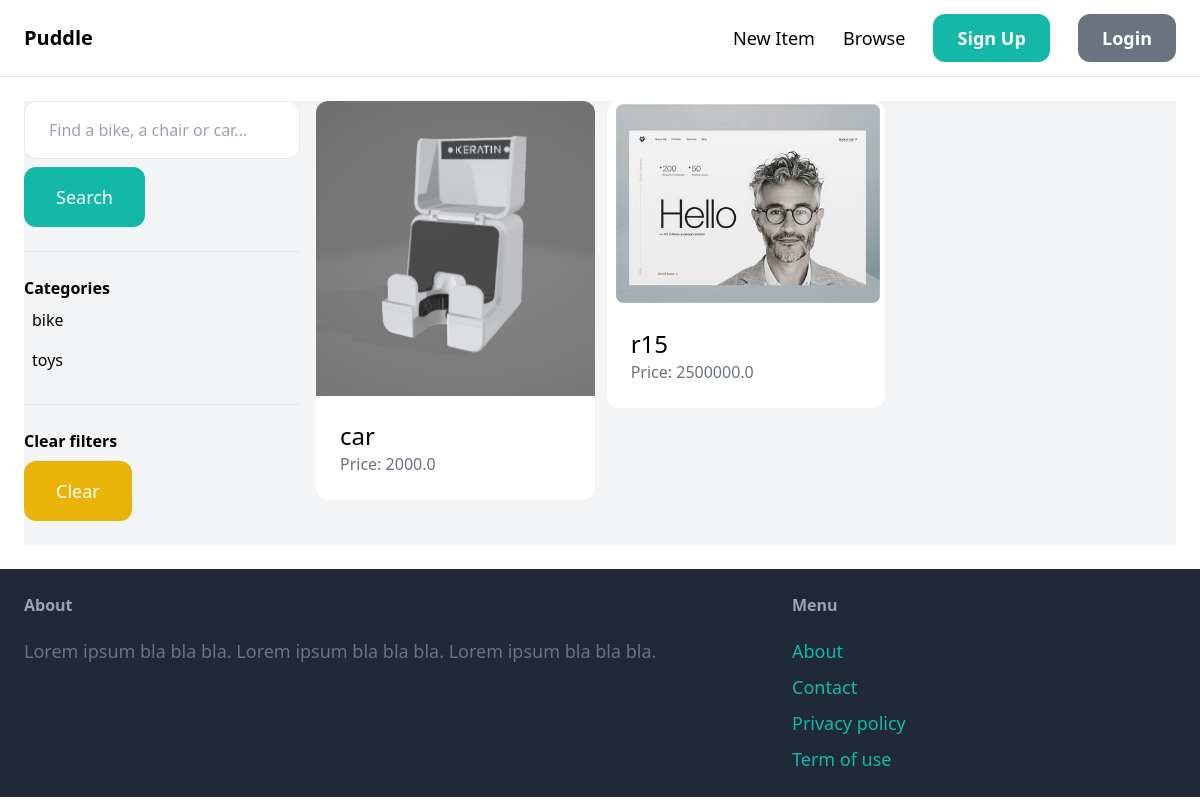
The page /item/ on the database its author committed.
### item/models.py (models this page shows, shortened)
class Category(models.Model):
    name = models.CharField(max_length=255)
    class Meta:
        ordering = ('name',)
        verbose_name_plural = "Categories"

class Item(models.Model):
    category = models.ForeignKey(Category, related_name='items', on_delete=models.CASCADE)
    name = models.CharField(max_length=255)
    description = models.TextField(blank=True, null=True)
    price = models.FloatField()
    image = models.ImageField(upload_to='item_images', blank=True, null=True)
    is_sold = models.BooleanField(default=False)
    created_by = models.ForeignKey(User, related_name='items', on_delete=models.CASCADE)
    created_at = models.DateTimeField(auto_now_add=True)

### item/views.py (the view)
# urls.py: path("",views.items , name="items"),
def items(request):
    query = request.GET.get('query', '')
    categories = Category.objects.all()
    category_id = request.GET.get('category', 0)
    items = Item.objects.filter(is_sold=False)
    if category_id:
        items = items.filter(category=category_id)
    if query:
        items = items.filter(Q(name__icontains=query) | Q(description__icontains=query))
    return render(request, 'item/items.html',{
        "items" : items,
        'qurey':query,
        'categories': categories,
        'category_id' : int(category_id)
    })

### item/templates/item/items.html (shortened to what this page needs)
{% extends 'core/base.html' %}
{% block content %}
    <div class="pb-6 grid grid-cols-4 gap-4 bg-gray-100">
        <div class="col-span-1">
            <form method="get" action="{% url "item:items" %}">
                <input name="query" class="w-full py-4 px-6 border rounded-xl" type="text" value="" placeholder="Find a bike, a chair or car...">
                <button class="mt-2 py-4 px-8 text-lg bg-teal-500 text-white rounded-xl">Search</button>
            </form>
            <hr class="my-6">
            <p class="font-semibold">Categories</p>
            <ul>
                {% for category in categories %}
                    <li class="py-2 px-2 rounded-xl{% if category.id == category_id %} bg-gray-200{% endif %}">
                        <a href="{% url 'item:items' %}?query={{query}}&category={{ category.id }}">{{ category.name }}</a>
                    </li>
                {% endfor %}
            </ul>
            <hr class="my-6">
            <p class="font-semibold">Clear filters</p>
            <ul>
                <li><a href="{% url 'item:items' %}" class="mt-2 py-4 px-8 inline-block bg-yellow-500 text-lg rounded-xl text-white">Clear</a>
        </div>
        <div class="col-span-3">
            <div class="grid grid-cols-3 gap-3">
                {% for item in items %}
                    <div>
                        <a href="{% url 'item:detail' item.id %}">
                            <div>
                                <img src="{{ item.image.url }}" class="rounded-t-xl">
                            </div>
                            <div class="p-6 bg-white rounded-b-xl">
                                <h2 class="text-2xl">{{ item.name }}</h2>
                                <p class="text-gray-500">Price: {{ item.price }}</p>
                            </div>
                        </a>
                    </div>
                {% endfor %}
            </div>
        </div>
    </div>
{% endblock %}

### core/static/core/style.css (style rules this page uses)
form button { margin-top: 1rem; }

### rows shown on the page
Category: name "bike"
Category: name "toys"
Item: image (picture), name "car", price "2000.0"
Item: image (picture), name "r15", price "2500000.0"
